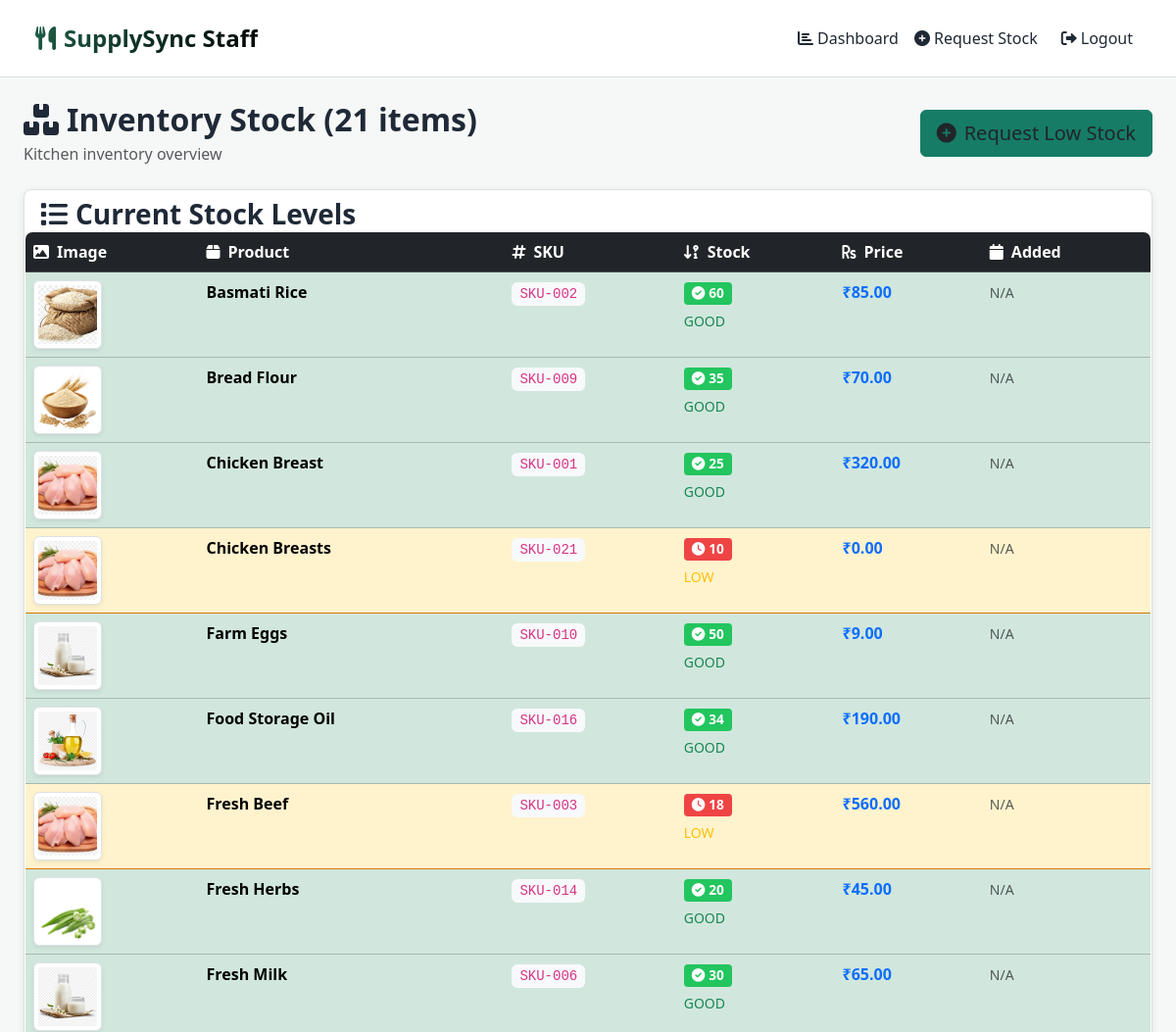
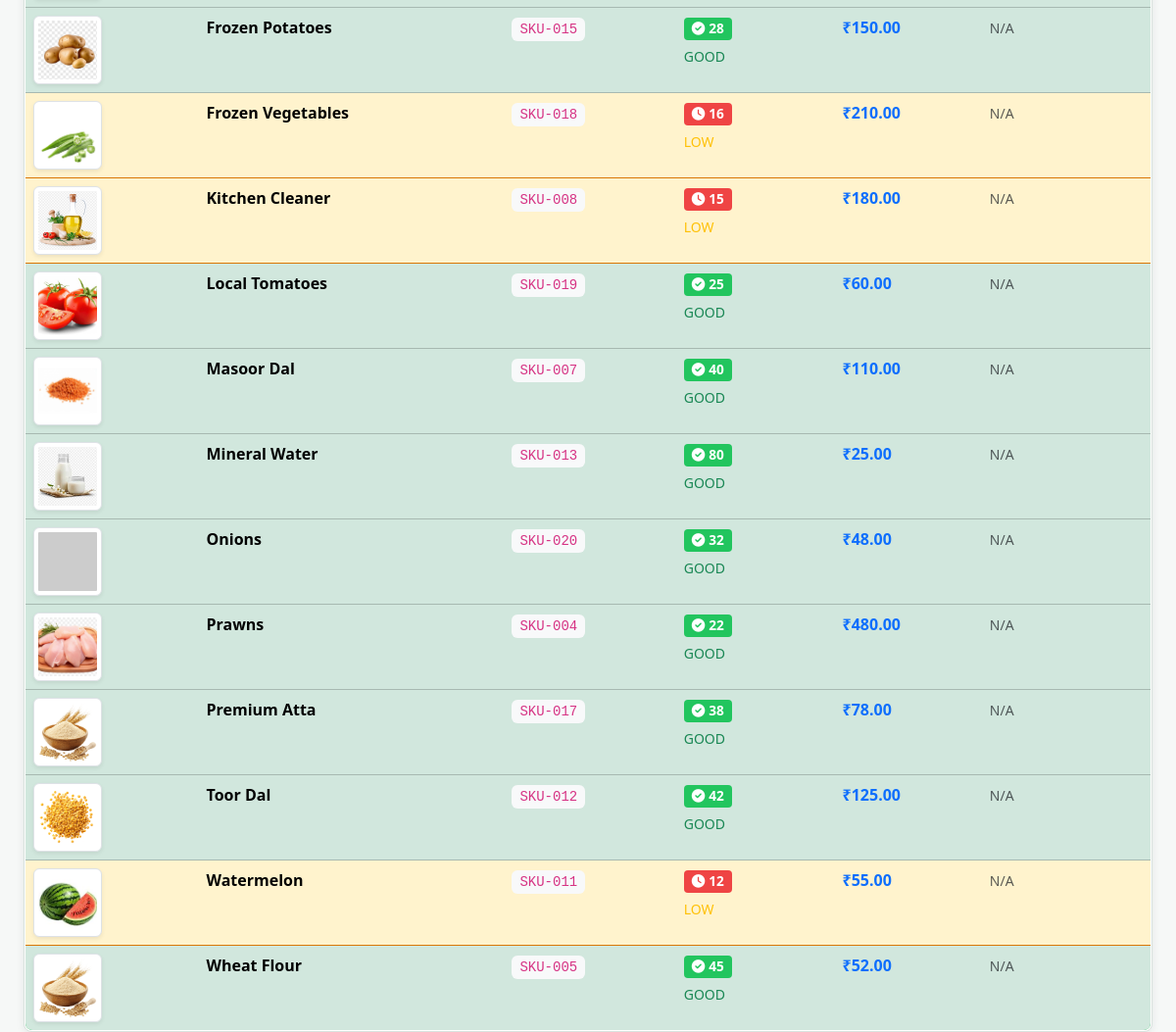
The app's page /staff/view_stock.php (signed in) with its own data (2 pictures, top to bottom).
### tables this page shows
CREATE TABLE `products` (
  `id` int(11) NOT NULL AUTO_INCREMENT,
  `product_name` varchar(150) NOT NULL,
  `sku` varchar(50) NOT NULL,
  `quantity` int(11) NOT NULL DEFAULT 0,
  `supplier_id` int(11) DEFAULT NULL,
  `price` decimal(10,2) NOT NULL DEFAULT 0.00,
  `image` varchar(255) DEFAULT NULL,
  PRIMARY KEY (`id`)
);

### staff/view_stock.php (the view, shortened to what this page needs)
<?php
include(__DIR__ . "/../config/db.php");
$columns = [];
$result = $conn->query("DESCRIBE products");
while ($col = $result->fetch_assoc()) {
    $columns[] = $col['Field'];
}
$productNameCol = 'name';
if (!in_array('name', $columns)) {
    $productNameCol = in_array('product_name', $columns) ? 'product_name' : (in_array('title', $columns) ? 'title' : 'productname');
}
$skuCol = in_array('sku', $columns) ? 'sku' : null;
$totalProducts = $conn->query("SELECT COUNT(*) as total FROM products")->fetch_assoc()['total'];
$whereClause = "1=1";
$params = [];
$types = "";
$selectCols = "*";
$query = "SELECT $selectCols FROM products WHERE $whereClause ORDER BY $productNameCol ASC";
if (!empty($params)) {
    $stmt = $conn->prepare($query);
    $stmt->bind_param($types, ...$params);
    $stmt->execute();
    $result = $stmt->get_result();
} else {
    $result = $conn->query($query);
}
?>
<!DOCTYPE html>
<html>
<head>
    <link href="https://cdn.jsdelivr.net/npm/bootstrap@5.3.2/dist/css/bootstrap.min.css" rel="stylesheet">
    <link href="../css/style.css" rel="stylesheet">
    <link href="https://cdnjs.cloudflare.com/ajax/libs/font-awesome/6.0.0/css/all.min.css" rel="stylesheet">
</head>
<body>
    <nav class="navbar navbar-expand-lg navbar-dark px-4 py-3 shadow-lg" style="background: linear-gradient(135deg, #3EB489, #22C55E);">
        <div class="container-fluid">
            <a class="navbar-brand fw-bold fs-4" href="dashboard.php">
                <i class="fas fa-utensils me-2"></i>SupplySync Staff
            </a>
            <div class="navbar-nav ms-auto">
                <a href="dashboard.php" class="nav-link"><i class="fas fa-chart-bar me-1"></i>Dashboard</a>
                <a href="request_item.php" class="nav-link"><i class="fas fa-plus-circle me-1"></i>Request Stock</a>
                <a href="../auth/logout.php" class="nav-link btn btn-outline-light ms-2">
                    <i class="fas fa-sign-out-alt me-1"></i>Logout
                </a>
            </div>
        </div>
    </nav>
    <div class="container-fluid mt-4 px-4">
        <div class="row mb-4">
            <div class="col-12">
                <div class="d-flex justify-content-between align-items-center flex-wrap gap-3">
                    <div>
                        <h1 class="h2 fw-bold mb-1" style="color: #1F2937;">
                            <i class="fas fa-boxes-stacked me-2 text-primary-mint"></i>Inventory Stock (<?= $totalProducts ?> items)
                        </h1>
                        <p class="text-muted mb-0">Kitchen inventory overview </p>
                    </div>
                    <a href="request_item.php" class="btn btn-primary-mint btn-lg shadow-lg">
                        <i class="fas fa-plus-circle me-2"></i>Request Low Stock
                    </a>
                </div>
            </div>
        </div>
        <div class="card border-0 shadow-xl">
            <div class="card-header bg-transparent border-0 pb-0">
                <h3 class="mb-0 fw-bold" style="color: #1F2937;">
                    <i class="fas fa-list me-2 text-primary-mint"></i>Current Stock Levels
                </h3>
            </div>
            <div class="card-body p-0">
                <div class="table-responsive">
                    <table class="table table-hover mb-0">
                        <thead class="table-dark">
                            <tr>
                                <th><i class="fas fa-image me-2"></i>Image</th>
                                <th><i class="fas fa-box me-2"></i>Product</th>
                                <th><i class="fas fa-hashtag me-2"></i>SKU</th>
                                <th><i class="fas fa-sort-numeric-down-alt me-2"></i>Stock</th>
                                <th><i class="fas fa-rupee-sign me-2"></i>Price</th>
                                <th><i class="fas fa-calendar me-2"></i>Added</th>
                            </tr>
                        </thead>
                        <tbody>
                            <?php if ($result->num_rows > 0): ?>
                                <?php while ($product = $result->fetch_assoc()): ?>
                                    <tr class="<?= ($product['quantity'] ?? 0) < 10 ? 'table-danger' : (($product['quantity'] ?? 0) < 20 ? 'table-warning' : 'table-success') ?>">
                                        <td>
                                            <?php $imageFile = trim($product['image'] ?? ''); ?>
                                            <?php if (!empty($imageFile) && file_exists(__DIR__ . '/../images/' . $imageFile)): ?>
                                                <img src="../images/<?= htmlspecialchars($imageFile) ?>"
                                                    class="img-thumbnail rounded shadow-sm"
                                                    style="width:70px;height:70px;object-fit:cover;"
                                                    alt="Product Image">
                                            <?php else: ?>
                                                <img src="https://via.placeholder.com/70x70/6B7280/FFFFFF?text=No+Image"
                                                    class="img-thumbnail rounded shadow-sm"
                                                    style="width:70px;height:70px;object-fit:cover;">
                                            <?php endif; ?>
                                        </td>
                                        <td>
                                            <div class="fw-bold"><?= htmlspecialchars($product[$productNameCol] ?? 'Unknown Product') ?></div>
                                        </td>
                                        <td>
                                            <code class="bg-light px-2 py-1 rounded">
                                                <?= $skuCol ? htmlspecialchars($product[$skuCol] ?? 'N/A') : 'N/A' ?>
                                            </code>
                                        </td>
                                        <td>
                                            <?php $qty = $product['quantity'] ?? 0; ?>
                                            <?php if ($qty < 10): ?>
                                                <span class="badge bg-danger fs-6 fw-bold animate-pulse">
                                                    <i class="fas fa-exclamation-triangle me-1"></i><?= $qty ?>
                                                </span>
                                                <div class="mt-1"><small class="text-danger">CRITICAL</small></div>
                                            <?php elseif ($qty < 20): ?>
                                                <span class="badge bg-warning fs-6 fw-bold">
                                                    <i class="fas fa-clock me-1"></i><?= $qty ?>
                                                </span>
                                                <div class="mt-1"><small class="text-warning">LOW</small></div>
                                            <?php else: ?>
                                                <span class="badge bg-success fs-6 fw-bold">
                                                    <i class="fas fa-check-circle me-1"></i><?= $qty ?>
                                                </span>
                                                <div class="mt-1"><small class="text-success">GOOD</small></div>
                                            <?php endif; ?>
                                        </td>
                                        <td>
                                            <strong class="text-primary">
                                                ₹<?= number_format($product['price'] ?? 0, 2) ?>
                                            </strong>
                                        </td>
                                        <td>
                                            <small class="text-muted">
                                                <?= isset($product['created_at']) ? date('d M Y', strtotime($product['created_at'])) : 'N/A' ?>
                                            </small>
                                        </td>
                                    </tr>
                                <?php endwhile; ?>
                            <?php endif; ?>
                        </tbody>
                    </table>
                </div>
            </div>
        </div>
</body>
</html>

### css/style.css (style rules this page uses)
:root { --primary-mint: #3EB489; --primary-dark: #2E8F6E; --secondary-white: #FFFFFF; --light-bg: #E8F8F2; --success: #22C55E; --danger: #EF4444; --text-dark: #1F2937; --text-light: #6B7280; --shadow: 0 4px 6px -1px rgba(62, 180, 137, 0.2); --border: #D1EDE3; }
.navbar { background: linear-gradient(135deg, var(--primary-mint), var(--primary-dark)) !important; box-shadow: var(--shadow) !important; border-bottom: 3px solid var(--success) !important; }
body { background: linear-gradient(to bottom, var(--light-bg), #F0FBF4) !important; color: var(--text-dark) !important; font-family: 'Segoe UI', Tahoma, Geneva, Verdana, sans-serif; }
.card { background: var(--secondary-white) !important; border: 2px solid var(--border) !important; border-radius: 16px !important; box-shadow: var(--shadow) !important; transition: all 0.3s ease; }
.card { border-radius: 24px !important; transition: all 0.4s cubic-bezier(0.4, 0, 0.2, 1) !important; overflow: hidden !important; }
.shadow-lg { box-shadow: 0 20px 40px rgba(0,0,0,0.1) !important; }
.navbar-brand { background: linear-gradient(135deg, #1f6249, #000000); -webkit-background-clip: text; -webkit-text-fill-color: transparent; background-clip: text; }
.btn-warning, .bg-warning, .table-warning { background-color: var(--danger) !important; border-color: #DC2626 !important; }
.table-success, .bg-success { --bs-bg-opacity: 1; background-color: var(--success) !important; }
.badge { border-radius: 20px !important; padding: 6px 12px !important; font-weight: 600 !important; font-size: 0.85em !important; }
.badge.bg-success { background: var(--success) !important; }
.badge.bg-warning { background: var(--danger) !important; }
.table { background: var(--secondary-white) !important; border-radius: 16px !important; overflow: hidden !important; box-shadow: var(--shadow) !important; border: 2px solid var(--border) !important; }
.table thead { background: linear-gradient(135deg, var(--primary-mint), var(--primary-dark)) !important; color: white !important; }
img { border-radius: 12px !important; transition: transform 0.3s ease !important; }
:root { --primary-mint: #167c66; --primary-dark: #115e50; --light-bg: #f6f8f7; --border: #d9e2de; --text-dark: #1f2933; --text-light: #667085; --shadow: 0 2px 8px rgba(31, 41, 51, 0.08); }
body { background: var(--light-bg) !important; color: var(--text-dark) !important; font-family: "Segoe UI", Tahoma, sans-serif; }
.navbar, .navbar[style] { background: #ffffff !important; border-bottom: 1px solid var(--border) !important; box-shadow: none !important; }
.navbar-dark .navbar-brand, .navbar-dark .nav-link, .navbar .navbar-brand, .navbar .nav-link { color: var(--text-dark) !important; }
.card, .table { border: 1px solid var(--border) !important; border-radius: 8px !important; box-shadow: var(--shadow) !important; transition: none !important; }
.btn-primary, .btn-success, .btn-primary-mint { background: var(--primary-mint) !important; border: 1px solid var(--primary-mint) !important; border-radius: 6px !important; box-shadow: none !important; }
.btn-warning, .bg-warning, .table-warning { background-color: #f59e0b !important; border-color: #d97706 !important; }
.badge { border-radius: 4px !important; padding: 4px 8px !important; }
.table thead { background: #eef3f1 !important; color: var(--text-dark) !important; }
.container, .container-fluid { animation: none !important; }

### records on screen
products: image (picture), product_name "Basmati Rice", sku "SKU-002", quantity "60", price "85.00"
products: image (picture), product_name "Bread Flour", sku "SKU-009", quantity "35", price "70.00"
products: image (picture), product_name "Chicken Breast", sku "SKU-001", quantity "25", price "320.00"
products: image (picture), product_name "Chicken Breasts", sku "SKU-021", quantity "10", price "0.00"
products: image (picture), product_name "Farm Eggs", sku "SKU-010", quantity "50", price "9.00"
products: image (picture), product_name "Food Storage Oil", sku "SKU-016", quantity "34", price "190.00"
products: image (picture), product_name "Fresh Beef", sku "SKU-003", quantity "18", price "560.00"
products: image (picture), product_name "Fresh Herbs", sku "SKU-014", quantity "20", price "45.00"
products: image (picture), product_name "Fresh Milk", sku "SKU-006", quantity "30", price "65.00"
products: image (picture), product_name "Frozen Potatoes", sku "SKU-015", quantity "28", price "150.00"
products: image (picture), product_name "Frozen Vegetables", sku "SKU-018", quantity "16", price "210.00"
products: image (picture), product_name "Kitchen Cleaner", sku "SKU-008", quantity "15", price "180.00"
products: image (picture), product_name "Local Tomatoes", sku "SKU-019", quantity "25", price "60.00"
products: image (picture), product_name "Masoor Dal", sku "SKU-007", quantity "40", price "110.00"
products: image (picture), product_name "Mineral Water", sku "SKU-013", quantity "80", price "25.00"
products: product_name "Onions", sku "SKU-020", quantity "32", price "48.00"
products: image (picture), product_name "Prawns", sku "SKU-004", quantity "22", price "480.00"
products: image (picture), product_name "Premium Atta", sku "SKU-017", quantity "38", price "78.00"
products: image (picture), product_name "Toor Dal", sku "SKU-012", quantity "42", price "125.00"
products: image (picture), product_name "Watermelon", sku "SKU-011", quantity "12", price "55.00"
products: image (picture), product_name "Wheat Flour", sku "SKU-005", quantity "45", price "52.00"

### other values on screen
$totalProducts "21"
